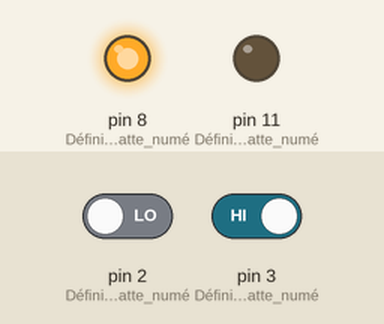
A sketch run on a simulated Arduino Uno, built with avr-gcc and run on an emulated ATmega328P. Parts: output pins drawn as LEDs (lit = HIGH). The inputs (shaded band) are chosen by the test bench; at power-on: pin 3 (Définit_que_la_patte_numé) HIGH, pin 2 (Définit_que_la_patte_numé) LOW.

Above: at 1.2 s.
1.3 s: pin 3 (Définit_que_la_patte_numé) driven LOW
At 1.9 s:
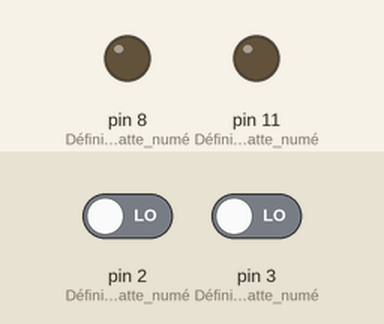
Timing chart, 0 to 4.3 s (numbered marks = the images above; inputs shaded):
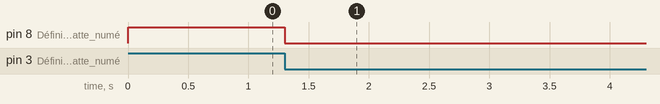

The sketch:

LED-bponoff-IntETAT.ino
```cpp
  int bpon ;  // Mets en place une variable ayant pour valeur un nombre entier naturel
  int bpoff ;  // Mets en place une variable ayant pour valeur un nombre entier naturel
  boolean ETAT ; // Mets en place un variable ayant pour valeur un nombre entier naturel

void setup() {

  pinMode(8, OUTPUT); // Définit que la patte numéro 8 est une sortie
  pinMode(11, OUTPUT); // Définit que la patte numéro 11 est une sortie
  pinMode(2, INPUT); // Définit que la patte numéro 2 est une entrée
  pinMode(3, INPUT); // Définit que la patte numéro 3 est une entrée
  digitalWrite (8, HIGH); // Mets le niveau logique de la patte 8 à 0
  digitalWrite (11, LOW); // Mets le niveau logique de la patte 11 à 1
  ETAT = 0 ;
}

void loop() {

  bpon = digitalRead (2); // Attribue à la variable bpon la valeur logique de la patte numéro 2
  bpoff = digitalRead (3); // Attribue à la variable bpoff la valeur logique de la patte numéro 3

  if (bpoff == LOW and ETAT == 0) { // Si la valeur de la variable bpon est de 1
    digitalWrite(8, LOW); // Attribuer le niveau logique 1 à la patte 8
    delay(200);
    if (bpoff == HIGH) {
      ETAT = ETAT + 1 ;
      delay(100);
    }
  bpoff == digitalRead (3);
  if (bpoff == LOW and ETAT == 1) {
    digitalWrite(11, HIGH);
    delay(200);
    if (bpoff == HIGH)
      ETAT = ETAT - 1 ;
      delay(100);
  }
}
}
```

Measured:
- after the input at 1.3 s, pin 8 (Définit_que_la_patte_numé): HIGH → LOW at once
